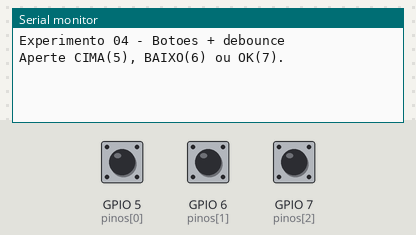
Recording of a sketch running on a simulated ESP32-S3. Shown: the last lines printed to the serial monitor. The inputs (shaded band) are chosen by the test bench; at power-on: GPIO 5 (pinos[0]) HIGH, GPIO 6 (pinos[1]) HIGH, GPIO 7 (pinos[2]) HIGH.

Above: at 1.5 s.
1.6 s: GPIO 5 (pinos[0]) pulled LOW for 0.15 s
At 2.5 s:
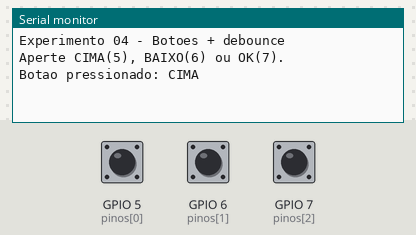
3.2 s: GPIO 6 (pinos[1]) pulled LOW for 0.15 s
At 3.7 s:
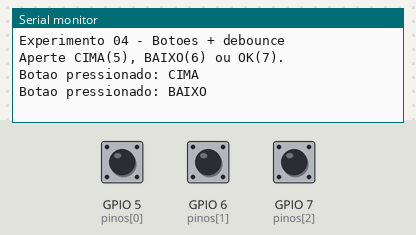
4.8 s: GPIO 7 (pinos[2]) pulled LOW for 0.15 s
At 6.1 s:
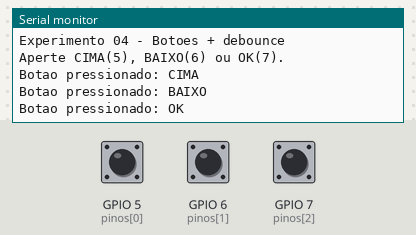

The sketch:

sketch.ino
```cpp
// ============================================================================
// Experimento 04 - Botoes + debounce
// Nivel 2 | ESP32-S3 (Wokwi) | core Arduino-ESP32 3.x | sem bibliotecas
//
// Le 3 botoes (CIMA=5, BAIXO=6, OK=7) com pull-up interno (INPUT_PULLUP) e
// debounce por tempo, avisando no Serial apenas UMA vez por aperto.
//
// Conceitos: pull-up (pino em HIGH quando solto; LOW quando apertado -> GND),
// bouncing mecanico (contatos "tremem" por ms), debounce (so aceita a leitura
// depois que fica estavel), e borda de descida (HIGH->LOW = o aperto).
//
// Nota: DEBOUNCE_MS = 40 e o valor correto p/ hardware real. No simulador em
// segundo plano (que roda lento), usamos 1 ms para captar o clique sintetico.
// ============================================================================

const int QTD = 3;
const int pinos[QTD]   = {5, 6, 7};
const char* nomes[QTD] = {"CIMA", "BAIXO", "OK"};

const unsigned long DEBOUNCE_MS = 40;   // hardware real: 40; sim headless: 1

int estavel[QTD];
int ultima[QTD];
unsigned long tMud[QTD];

void setup() {
  Serial.begin(115200);
  delay(300);
  Serial.println("Experimento 04 - Botoes + debounce");
  Serial.println("Aperte CIMA(5), BAIXO(6) ou OK(7).");
  for (int i = 0; i < QTD; i++) {
    pinMode(pinos[i], INPUT_PULLUP);
    int l = digitalRead(pinos[i]);
    estavel[i] = l; ultima[i] = l; tMud[i] = millis();
  }
}

void loop() {
  unsigned long agora = millis();
  for (int i = 0; i < QTD; i++) {
    int l = digitalRead(pinos[i]);
    if (l != ultima[i]) { ultima[i] = l; tMud[i] = agora; }      // reinicia relogio
    if ((agora - tMud[i]) >= DEBOUNCE_MS) {                      // leitura estavel?
      if (l != estavel[i]) {
        estavel[i] = l;
        if (estavel[i] == LOW) {                                // borda = aperto
          Serial.print("Botao pressionado: ");
          Serial.println(nomes[i]);
        }
      }
    }
  }
}
```

Measured:
- after the input at 1.6 s, the serial monitor: prints a new line at once (image 1)
- after the input at 3.2 s, the serial monitor: prints a new line at once (image 2)
- after the input at 4.8 s, the serial monitor: prints a new line at once (image 3)
